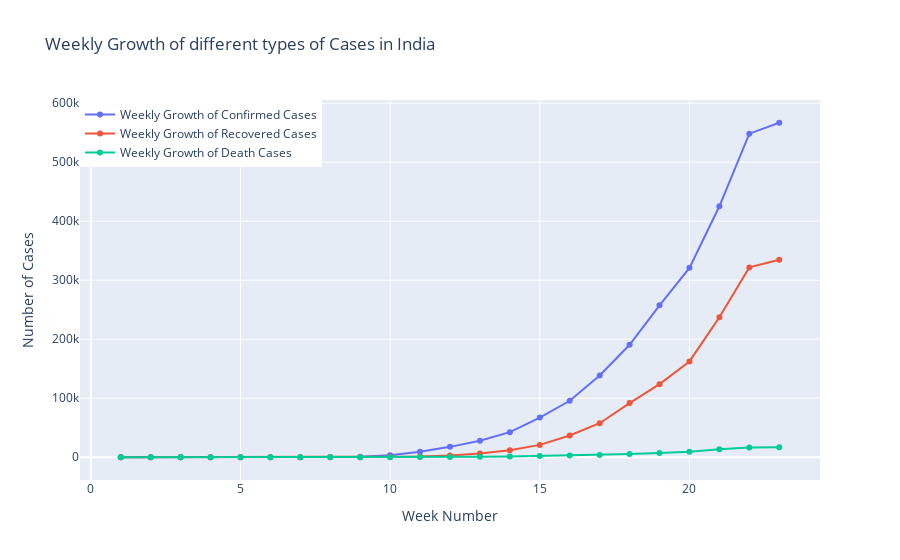

Notebook code cell kept with this figure:
### Code cell
fig = go.Figure()

fig.add_trace(go.Scatter(x=week_num_india, y=india_weekwise_confirmed,
                        mode='lines+markers', name='Weekly Growth of Confirmed Cases'))
fig.add_trace(go.Scatter(x=week_num_india, y=india_weekwise_recovered,
                        mode='lines+markers', name='Weekly Growth of Recovered Cases'))
fig.add_trace(go.Scatter(x=week_num_india, y=india_weekwise_deaths,
                        mode='lines+markers', name='Weekly Growth of Death Cases'))

fig.update_layout(title='Weekly Growth of different types of Cases in India',
                 xaxis_title='Week Number', yaxis_title='Number of Cases',
                 legend=dict(x=0, y=1, traceorder='normal'))
fig.show()

### Figure 1 — Plotly figure (JSON) as saved in the notebook; plotly's stock layout.template omitted (floating-point values rounded to 4 significant figures)
{"data": [{"mode": "lines+markers", "name": "Weekly Growth of Confirmed Cases", "type": "scatter", "x": [1, 2, 3, 4, 5, 6, 7, 8, 9, 10, 11, 12, 13, 14, 15, 16, 17, 18, 19, 20, 21, 22, 23], "y": [2, 3, 3, 3, 3, 39, 113, 396, 1024, 3588, 9205, 17615, 27890, 42505, 67161, 95698, 138536, 190609, 257486, 320922, 425282, 548318, 566840]}, {"mode": "lines+markers", "name": "Weekly Growth of Recovered Cases", "type": "scatter", "x": [1, 2, 3, 4, 5, 6, 7, 8, 9, 10, 11, 12, 13, 14, 15, 16, 17, 18, 19, 20, 21, 22, 23], "y": [0, 0, 3, 3, 3, 3, 13, 24, 95, 229, 1080, 2854, 6523, 11775, 20969, 36795, 57692, 91852, 123848, 162379, 237196, 321723, 334822]}, {"mode": "lines+markers", "name": "Weekly Growth of Death Cases", "type": "scatter", "x": [1, 2, 3, 4, 5, 6, 7, 8, 9, 10, 11, 12, 13, 14, 15, 16, 17, 18, 19, 20, 21, 22, 23], "y": [0, 0, 0, 0, 0, 0, 2, 7, 27, 99, 331, 559, 881, 1391, 2212, 3025, 4024, 5408, 7207, 9195, 13699, 16475, 16893]}], "layout": {"legend": {"traceorder": "normal", "x": 0, "y": 1}, "title": {"text": "Weekly Growth of different types of Cases in India"}, "xaxis": {"title": {"text": "Week Number"}}, "yaxis": {"title": {"text": "Number of Cases"}}}}
